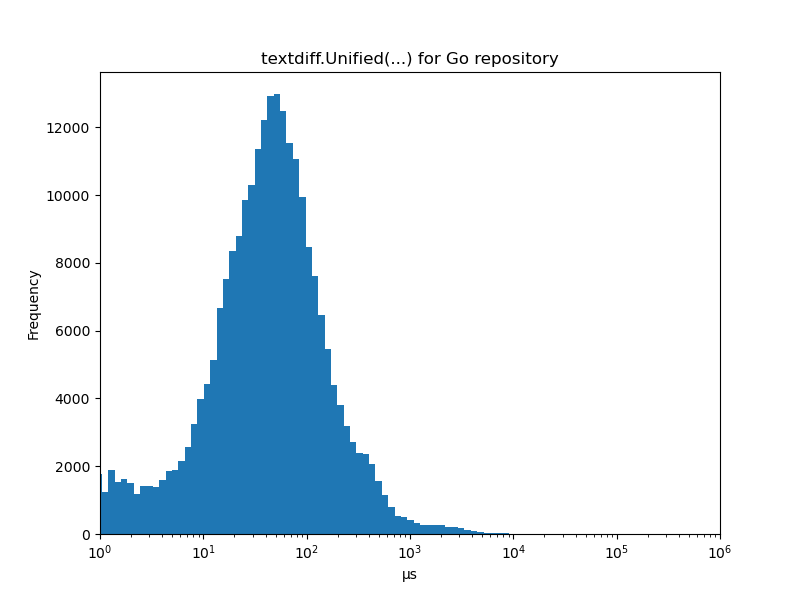

The Python source for this figure:
#!/usr/bin/env python

import pandas as pd
import matplotlib.pyplot as plt
import numpy as np
import argparse

def main():
    parser = argparse.ArgumentParser(description='Generate performance histograms from diff statistics CSV file')
    parser.add_argument('stats', help='Path to the CSV file containing statistics data')
    args = parser.parse_args()

    stats = pd.read_csv(args.stats)

    for variant in ["regular", "anchoring", "optimal"]:
        statsv = stats[stats["variant"] == variant]

        hist, bins = np.histogram(statsv['duration_ns']/1000, bins=100)        
        logbins = np.logspace(np.log10(bins[0]),np.log10(bins[-1]),len(bins))

        # Create figure and axes objects explicitly
        fig, ax = plt.subplots(figsize=(8, 6))
        
        # Use axes methods instead of global plt
        ax.hist(statsv['duration_ns']/1000, bins=logbins)
        ax.set_xlabel('µs')
        ax.set_xscale('log')
        ax.set_ylabel('Frequency')
        ax.set_xlim(1, 10**6)
        ax.set_title('textdiff.Unified(...) for Go repository')
        
        # Save using the figure object
        fig.savefig(f'perf_go_repo_{variant}.png')
        
        # Close the figure to free memory
        plt.close(fig)


if __name__ == '__main__':
    main()

